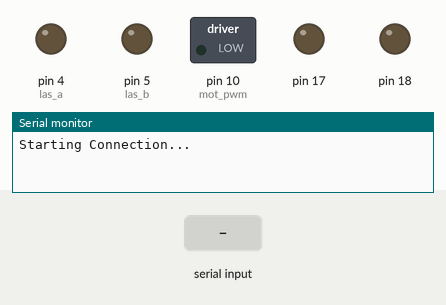
Recording of a sketch running on a simulated Arduino Nano, built with avr-gcc and run on an emulated ATmega328P. Shown: switched loads named in the sketch (green lamp = pin HIGH), output pins drawn as LEDs (lit = HIGH), the last lines printed to the serial monitor. Inputs (shaded band) come from the test bench. Pins used as bus, display or sensor lines are not drawn.

Above: at 0.9 s.
1.0 s: "finatec\n" received over Serial
2.5 s: "ligar laser fixo\n" received over Serial
At 3.7 s:
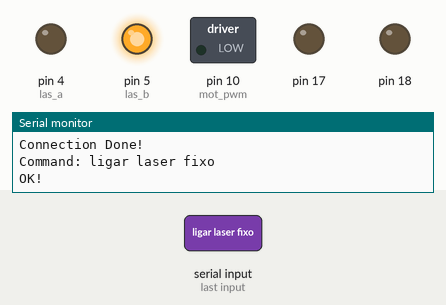
4.0 s: "ligar laser movel\n" received over Serial
At 5.2 s:
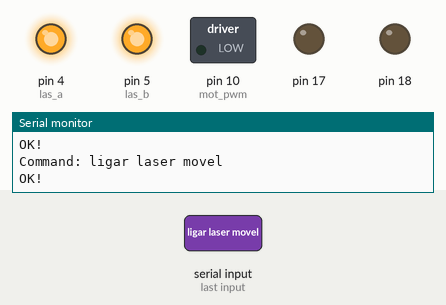
5.5 s: "desligar laser fixo\n" received over Serial
At 6.7 s:
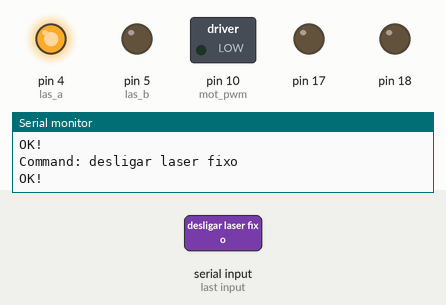
7.0 s: "ligar motor horario\n" received over Serial
At 7.8 s:
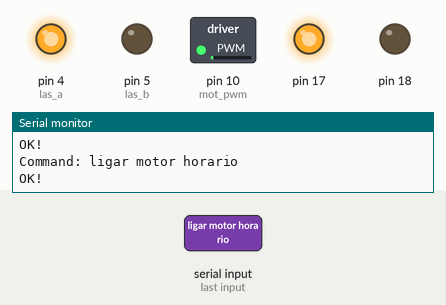
8.5 s: "desligar laser movel\n" received over Serial
At 9.1 s:
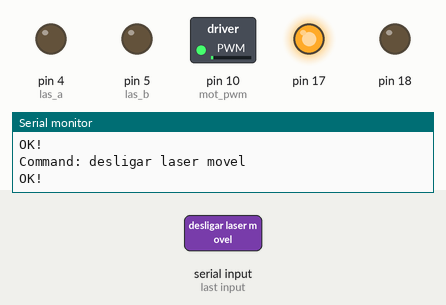
Timing chart, 0 to 11.1 s (numbered marks = the images above; inputs shaded):
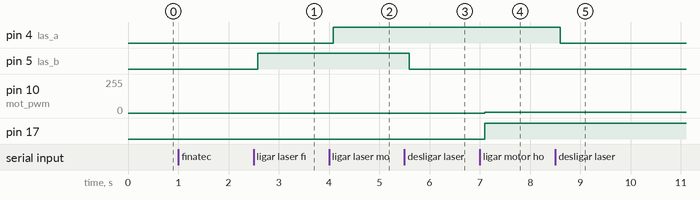

Measured:
- after the input at 2.5 s, pin 5 (las_b): LOW → HIGH after 0.08 s
- after the input at 4.0 s, pin 4 (las_a): LOW → HIGH after 0.09 s
- after the input at 5.5 s, pin 5 (las_b): HIGH → LOW after 0.10 s
- after the input at 7.0 s, pin 10 (mot_pwm): 0/255 → 6/255 after 0.10 s; pin 17: LOW → HIGH after 0.10 s
- after the input at 8.5 s, pin 4 (las_a): HIGH → LOW after 0.10 s

The sketch:

arduino_codigo_sensor.ino
```cpp
/*
 * arduino_codigo_sensor.cpp
 *
 *  Created on: Aug 4, 2016
 *      Author: jesseh
 */


class SerialCommunication
{

private:
  String str = "";
  char c;
public:

  void init(int baud = 9600)
  {
    Serial.begin(baud);
    Serial.println("Starting Connection...");
    for(;;)
    {
      if(getString() == "finatec")
        break;
    }
    Serial.println("Connection Done!");
  }

  bool status()
  {
    return Serial.available();
  }

  String getString()
  {
    str = "";
    c = ' ';

    for(;Serial.available() > 0;)
    {
        c = Serial.read();
        if(c != '\n')
          str.concat(c);
        else
          break;
        delay(5);
    }
    //Serial.print("Received: ");
    //Serial.println(str);
    return str;
  }

  void writeString(String str)
  {
    Serial.println(str);
  }

  void writeStringwn(String str)
  {
    Serial.print(str);
  }

  float getFloat()
  {
    getString();
    return str.toFloat();
  }

  void writeFloat(float f)
  {
    Serial.print(f,3);
  }

  int getInt()
  {
    getString();
    return str.toInt();
  }
};

//PARA O NANO
class DCMotor
{
private:
  //Pinos da ponte H
  int _pinVCC, _pinMOT_IN1, _pinMOT_IN2, _pinMOT_PWM;

  //Carcateristicas de giro
  bool _sent_gir; //Sentido de giro (anti-horario)
  bool _is_running;
  int _speedPWM; //Largura do pulso do PWM
  short _defaultSpeedPWM;

public:
  DCMotor(int pinVCC, int pinMOTIN1, int pinMOTIN2, int pinMOTPWM, short defaultPWMSpeed=6, int pwmFrequencyScaler=1024)
  {
    setPin(pinVCC, pinMOTIN1, pinMOTIN2, pinMOTPWM);
    _sent_gir = true;
    _speedPWM = 0;
    _is_running = 0;
    stopMotor();
    setDefaultSpeedPWM(defaultPWMSpeed);
    setPWMfrequency(pwmFrequencyScaler);
  }

  void setPin(int pinVCC, int pinMOTIN1, int pinMOTIN2, int pinMOTPWM)
  {
    _pinVCC = pinVCC;
    _pinMOT_IN1 = pinMOTIN1;
    _pinMOT_IN2 = pinMOTIN2;
    _pinMOT_PWM = pinMOTPWM;
    pinMode(_pinVCC, OUTPUT);
    pinMode(_pinMOT_IN1, OUTPUT);
    pinMode(_pinMOT_IN2, OUTPUT);
    pinMode(_pinMOT_PWM, OUTPUT);
  }

  void setSentidoGiro(bool is_antihorario)
  {
    analogWrite(_pinMOT_PWM, 0);
    _sent_gir = is_antihorario;
    digitalWrite(_pinMOT_IN1, (!_sent_gir)&&(_is_running));
    digitalWrite(_pinMOT_IN2, (_sent_gir)&&(_is_running));
    analogWrite(_pinMOT_PWM, _speedPWM*(_is_running? 1 : 0));
  }

  void setPWMfrequency(int prescaler)
  {
    //Seta o prescalling do clock para o timer que é definido pelo pino
    byte scaler;
    switch(prescaler)
    {
    case 1:
      scaler = 0x01;
      break;
    case 8:
      scaler = 0x02;
      break;
    case 64:
      scaler = 0x03;
      break;
    case 256:
      scaler = 0x04;
      break;
    case 1024:
      scaler = 0x05;
      break;
    default:
      scaler = 0x03;
      break;
    }


    TCCR1B = (TCCR1B & 0b11111000) | scaler;

    //MICRO PRO
    //Evitar usar os pinos 3,9, 10
    //Porque a mudanca do prescaler do clock pode alterar outras funcoes
    //que usam os registradores de time comparison do ATMEGA32U4
//    if(pin==3) //Pino OC0B
//    {
//      TCCR0B = (TCCR0B & 0b11111000) | scaler;
//    }
//    else if(pin==5)//Pino OC3A
//    {
//      TCCR3B = (TCCR3B & 0b11111000) | scaler;
//    }
//    else if(pin==6)//Pino OC4D
//    {
//      TCCR4B = (TCCR4B & 0b11111000) | scaler;
//    }
//    else if(pin==9||pin==10)//Pino OC1A e OC1B
//    {
//      TCCR1B = (TCCR1B & 0b11111000) | scaler;
//    }
  }

  void setDefaultSpeedPWM(short newDefaultSpeed)
  {
    _defaultSpeedPWM = newDefaultSpeed;
  }

  void setSpeedPWM()
  {
    _speedPWM = _defaultSpeedPWM;
    analogWrite(_pinMOT_PWM, _speedPWM*(_is_running? 1 : 0));
  }

  void setSpeedPWM(short speedPWM)
  {
    _speedPWM = speedPWM;
    analogWrite(_pinMOT_PWM, _speedPWM*(_is_running? 1 : 0));
  }

  void turnOnHBridge()
  {
    digitalWrite(_pinVCC, HIGH);
  }

  void turnOffHBridge()
  {
    _is_running = false;
    analogWrite(_pinMOT_PWM, 0);
    digitalWrite(_pinMOT_IN1, LOW);
    digitalWrite(_pinMOT_IN2, LOW);
    digitalWrite(_pinVCC, LOW);
  }

  void runMotor()
  {
    turnOnHBridge();
    _is_running = true;
    analogWrite(_pinMOT_PWM, _speedPWM*(_is_running? 1 : 0));
    digitalWrite(_pinMOT_IN1, (_sent_gir)&&(_is_running));
    digitalWrite(_pinMOT_IN2, (!_sent_gir)&&(_is_running));
  }

  void stopMotor()
  {
    _is_running = false;
    analogWrite(_pinMOT_PWM, 0);
    digitalWrite(_pinMOT_IN1, LOW);
    digitalWrite(_pinMOT_IN2, LOW);
  }

};

void runCommand(DCMotor motor_, SerialCommunication usb, String cmd, int las_a, int las_b)
{
    if (cmd=="ligar laser fixo") {
      digitalWrite(las_b, HIGH);
      usb.writeString("OK!");
    }
    else if (cmd == "ligar laser movel") {
      digitalWrite(las_a, HIGH);
      usb.writeString("OK!");
    }
    else if (cmd== "desligar laser fixo") {
      digitalWrite(las_b, LOW);
      usb.writeString("OK!");
    }
    else if (cmd== "desligar laser movel") {
      digitalWrite(las_a, LOW);
      usb.writeString("OK!");
    }
    else if (cmd== "parar motor") {
      motor_.stopMotor();
      motor_.turnOffHBridge();
      usb.writeString("OK");
    }
    else if (cmd== "ligar motor horario") {
      motor_.turnOnHBridge();
      motor_.setSentidoGiro(false);
      motor_.setSpeedPWM();
      motor_.runMotor();
      usb.writeString("OK!");
    }
    else if ("ligar motor antihorario") {
      motor_.turnOnHBridge();
      motor_.setSentidoGiro(true);
      motor_.setSpeedPWM();
      motor_.runMotor();
      usb.writeString("OK!");
    }
    else if (cmd== "ligar motor horario rapido") {
      motor_.turnOnHBridge();
      motor_.setSentidoGiro(false);
      motor_.setSpeedPWM(25);
      motor_.runMotor();
      usb.writeString("OK!");
    }
    else if (cmd== "ligar motor antihorario rapido") {
      motor_.turnOnHBridge();
      motor_.setSentidoGiro(true);
      motor_.setSpeedPWM(25);
      motor_.runMotor();
      usb.writeString("OK!");
    }
  }


//pinos
//lasers
int las_a = 4;
int las_b = 5;
int mot_in1 = 18;
int mot_in2 = 17;
int mot_pwm = 10; //SEMPRE USAR O 10 no nano
int mot_vcc = 19;
int enc_a = 16;
int enc_b = 15;
DCMotor motor(mot_vcc, mot_in1, mot_in2, mot_pwm);
SerialCommunication usb_com;

void setup()
{
  analogWrite(mot_pwm, 0);
  Serial.begin(9600);

  motor.turnOffHBridge();
  motor.turnOnHBridge();


  usb_com.init();
  digitalWrite(mot_vcc, HIGH);

  //Setup dos Lasers
  pinMode(las_a, OUTPUT);
  pinMode(las_b, OUTPUT);
  digitalWrite(las_a, LOW);
  digitalWrite(las_b, LOW);
}

String command;
void loop()
{

  //usb_com.writeString("Waiting Command!");
  if(usb_com.status() > 0)
     command = usb_com.getString();
  else
    command = "";

  if(command .length() == 0)
    return;

  usb_com.writeStringwn("Command: ");
  usb_com.writeString(command);

  runCommand(motor, usb_com, command, las_a, las_b);
}
```
